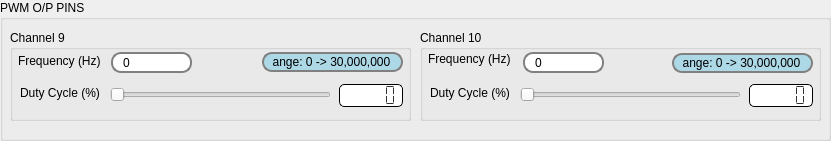
       <widget class="QGroupBox" name="PWMOutPins_groupBox">
        <property name="geometry">
         <rect>
          <x>10</x>
          <y>211</y>
          <width>831</width>
          <height>141</height>
         </rect>
        </property>
        <property name="font">
         <font>
          <family>Segoe UI</family>
         </font>
        </property>
        <property name="styleSheet">
         <string notr="true"/>
        </property>
        <property name="title">
         <string>PWM O/P PINS</string>
        </property>
        <widget class="QGroupBox" name="Channel10_groupBox">
         <property name="geometry">
          <rect>
           <x>420</x>
           <y>30</y>
           <width>401</width>
           <height>91</height>
          </rect>
         </property>
         <property name="font">
          <font>
           <family>Segoe UI</family>
          </font>
         </property>
         <property name="title">
          <string>Channel 10</string>
         </property>
         <widget class="QLabel" name="Channel10_Frequency_label">
          <property name="geometry">
           <rect>
            <x>8</x>
            <y>21</y>
            <width>91</width>
            <height>16</height>
           </rect>
          </property>
          <property name="font">
           <font>
            <family>Segoe UI</family>
           </font>
          </property>
          <property name="text">
           <string>Frequency (Hz)</string>
          </property>
         </widget>
         <widget class="QLCDNumber" name="Channel10_lcdNumber">
          <property name="geometry">
           <rect>
            <x>329</x>
            <y>54</y>
            <width>64</width>
            <height>23</height>
           </rect>
          </property>
          <property name="font">
           <font>
            <pointsize>9</pointsize>
           </font>
          </property>
          <property name="styleSheet">
           <string notr="true">QLCDNumber {
	border: 1px solid black;
	border-radius: 5px;
	background-color: white;
	color: rgb(50, 50, 50);
}</string>
          </property>
          <property name="segmentStyle">
           <enum>QLCDNumber::Flat</enum>
          </property>
         </widget>
         <widget class="QSlider" name="Channel10_horizontalSlider">
          <property name="enabled">
           <bool>true</bool>
          </property>
          <property name="geometry">
           <rect>
            <x>100</x>
            <y>54</y>
            <width>221</width>
            <height>22</height>
           </rect>
          </property>
          <property name="styleSheet">
           <string notr="true">QSlider::groove:horizontal { 
	background-color:rgb(215,215,215) ;
	border: 0px solid #424242; 
	height: 10px; 
	border-radius: 5px;
}

QSlider::handle:horizontal { 
	background-color: #05B8CC; 
	border: 2px solid #05B8CC; 
	width: 16px; 
	height: 20px; 
	line-height: 20px; 
	margin-top: -5px; 
	margin-bottom: -5px; 
	border-radius: 10px; 
}



QSlider::handle:horizontal:hover { 
	border-radius: 10px;
}r</string>
          </property>
          <property name="maximum">
           <number>100</number>
          </property>
          <property name="value">
           <number>0</number>
          </property>
          <property name="tracking">
           <bool>true</bool>
          </property>
          <property name="orientation">
           <enum>Qt::Horizontal</enum>
          </property>
         </widget>
         <widget class="QLabel" name="Channel10_DutyCycle_label">
          <property name="geometry">
           <rect>
            <x>10</x>
            <y>55</y>
            <width>81</width>
            <height>16</height>
           </rect>
          </property>
          <property name="font">
           <font>
            <family>Segoe UI</family>
           </font>
          </property>
          <property name="text">
           <string>Duty Cycle (%)</string>
          </property>
         </widget>
         <widget class="QLineEdit" name="Channel10_FrequencyRange_lineEdit">
          <property name="geometry">
           <rect>
            <x>252</x>
            <y>23</y>
            <width>141</width>
            <height>20</height>
           </rect>
          </property>
          <property name="font">
           <font>
            <family>Segoe UI</family>
           </font>
          </property>
          <property name="styleSheet">
           <string notr="true">QLineEdit {
    border: 2px solid gray;
    border-radius: 10px;
    padding: 0 8px;
    background: white;
    selection-background-color: darkgray;
}

QLineEdit:read-only {
    background: lightblue;
}
</string>
          </property>
          <property name="text">
           <string>   Range: 0 -&gt; 30,000,000</string>
          </property>
          <property name="readOnly">
           <bool>true</bool>
          </property>
         </widget>
         <widget class="QSpinBox" name="Channel10_Frequency_spinBox">
          <property name="geometry">
           <rect>
            <x>103</x>
            <y>22</y>
            <width>81</width>
            <height>21</height>
           </rect>
          </property>
          <property name="font">
           <font>
            <family>Segoe UI</family>
           </font>
          </property>
          <property name="styleSheet">
           <string notr="true">QSpinBox {
    border: 2px solid gray;
    border-radius: 10px;
    padding: 0 8px;
    background: white;
    selection-background-color: darkgray;
}

QSpinBox::up-button{
    width: 0
}
QSpinBox::down-button{
    width: 0
}
</string>
          </property>
          <property name="maximum">
           <number>30000000</number>
          </property>
         </widget>
        </widget>
        <widget class="QGroupBox" name="Channel9_groupBox">
         <property name="geometry">
          <rect>
           <x>10</x>
           <y>30</y>
           <width>401</width>
           <height>91</height>
          </rect>
         </property>
         <property name="font">
          <font>
           <family>Segoe UI</family>
          </font>
         </property>
         <property name="title">
          <string>Channel 9</string>
         </property>
         <widget class="QLabel" name="Channel9_Frequency_label">
          <property name="geometry">
           <rect>
            <x>8</x>
            <y>23</y>
            <width>91</width>
            <height>16</height>
           </rect>
          </property>
          <property name="font">
           <font>
            <family>Segoe UI</family>
           </font>
          </property>
          <property name="text">
           <string>Frequency (Hz)</string>
          </property>
         </widget>
         <widget class="QLCDNumber" name="Channel9_lcdNumber">
          <property name="geometry">
           <rect>
            <x>329</x>
            <y>54</y>
            <width>64</width>
            <height>23</height>
           </rect>
          </property>
          <property name="font">
           <font>
            <pointsize>9</pointsize>
           </font>
          </property>
          <property name="styleSheet">
           <string notr="true">QLCDNumber {
	border: 1px solid black;
	border-radius: 5px;
	background-color: white;
	color: rgb(50, 50, 50);
}</string>
          </property>
          <property name="segmentStyle">
           <enum>QLCDNumber::Flat</enum>
          </property>
         </widget>
         <widget class="QSlider" name="Channel9_horizontalSlider">
          <property name="enabled">
           <bool>true</bool>
          </property>
          <property name="geometry">
           <rect>
            <x>100</x>
            <y>54</y>
            <width>221</width>
            <height>22</height>
           </rect>
          </property>
          <property name="styleSheet">
           <string notr="true">QSlider::groove:horizontal { 
	background-color:rgb(215,215,215) ;
	border: 0px solid #424242; 
	height: 10px; 
	border-radius: 5px;
}

QSlider::handle:horizontal { 
	background-color: #05B8CC; 
	border: 2px solid #05B8CC; 
	width: 16px; 
	height: 20px; 
	line-height: 20px; 
	margin-top: -5px; 
	margin-bottom: -5px; 
	border-radius: 10px; 
}



QSlider::handle:horizontal:hover { 
	border-radius: 10px;
}r</string>
          </property>
          <property name="maximum">
           <number>100</number>
          </property>
          <property name="value">
           <number>0</number>
          </property>
          <property name="tracking">
           <bool>true</bool>
          </property>
          <property name="orientation">
           <enum>Qt::Horizontal</enum>
          </property>
         </widget>
         <widget class="QLabel" name="Channel9_DutyCycle_label">
          <property name="geometry">
           <rect>
            <x>10</x>
            <y>55</y>
            <width>81</width>
            <height>16</height>
           </rect>
          </property>
          <property name="font">
           <font>
            <family>Segoe UI</family>
           </font>
          </property>
          <property name="text">
           <string>Duty Cycle (%)</string>
          </property>
         </widget>
         <widget class="QLineEdit" name="Channel9_FrequencyRange_lineEdit">
          <property name="geometry">
           <rect>
            <x>252</x>
            <y>22</y>
            <width>141</width>
            <height>20</height>
           </rect>
          </property>
          <property name="font">
           <font>
            <family>Segoe UI</family>
           </font>
          </property>
          <property name="styleSheet">
           <string notr="true">QLineEdit {
    border: 2px solid gray;
    border-radius: 10px;
    padding: 0 8px;
    background: white;
    selection-background-color: darkgray;
}

QLineEdit:read-only {
    background: lightblue;
}
</string>
          </property>
          <property name="text">
           <string>   Range: 0 -&gt; 30,000,000</string>
          </property>
          <property name="readOnly">
           <bool>true</bool>
          </property>
         </widget>
         <widget class="QSpinBox" name="Channel9_Frequency_spinBox">
          <property name="geometry">
           <rect>
            <x>101</x>
            <y>22</y>
            <width>81</width>
            <height>21</height>
           </rect>
          </property>
          <property name="font">
           <font>
            <family>Segoe UI</family>
           </font>
          </property>
          <property name="styleSheet">
           <string notr="true">QSpinBox {
    border: 2px solid gray;
    border-radius: 10px;
    padding: 0 8px;
    background: white;
    selection-background-color: darkgray;
}

QSpinBox::up-button{
    width: 0
}
QSpinBox::down-button{
    width: 0
}</string>
          </property>
          <property name="suffix">
           <string notr="true"/>
          </property>
          <property name="maximum">
           <number>30000000</number>
          </property>
          <property name="displayIntegerBase">
           <number>10</number>
          </property>
         </widget>
        </widget>
       </widget>
